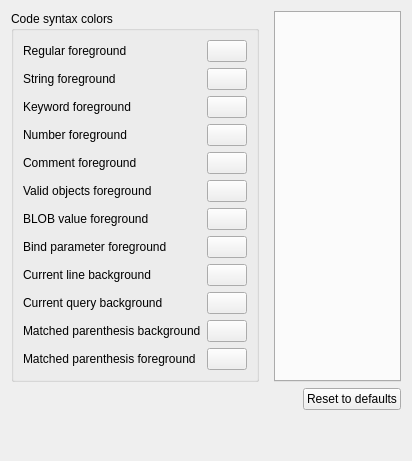
         <widget class="QWidget" name="codeColorsPage">
          <layout class="QGridLayout" name="gridLayout_6">
           <property name="horizontalSpacing">
            <number>15</number>
           </property>
           <item row="0" column="2">
            <widget class="QTabWidget" name="codeColorsPreviewTabWidget"/>
           </item>
           <item row="2" column="0" colspan="3">
            <spacer name="codeColorsSpacer">
             <property name="orientation">
              <enum>Qt::Vertical</enum>
             </property>
             <property name="sizeHint" stdset="0">
              <size>
               <width>20</width>
               <height>40</height>
              </size>
             </property>
            </spacer>
           </item>
           <item row="0" column="0" colspan="2">
            <widget class="QGroupBox" name="commonCodeColorsGroup">
             <property name="sizePolicy">
              <sizepolicy hsizetype="Preferred" vsizetype="Expanding">
               <horstretch>0</horstretch>
               <verstretch>0</verstretch>
              </sizepolicy>
             </property>
             <property name="title">
              <string>Code syntax colors</string>
             </property>
             <layout class="QGridLayout" name="gridLayout_3">
              <item row="2" column="0">
               <widget class="QLabel" name="keywordFgLabel">
                <property name="text">
                 <string>Keyword foreground</string>
                </property>
               </widget>
              </item>
              <item row="1" column="1">
               <widget class="ColorButton" name="stringFgBtn">
                <property name="maximumSize">
                 <size>
                  <width>50</width>
                  <height>16777215</height>
                 </size>
                </property>
                <property name="text">
                 <string notr="true"/>
                </property>
                <property name="cfg" stdset="0">
                 <string>Colors.SyntaxStringFg</string>
                </property>
               </widget>
              </item>
              <item row="4" column="1">
               <widget class="ColorButton" name="commentFgBtn">
                <property name="maximumSize">
                 <size>
                  <width>50</width>
                  <height>16777215</height>
                 </size>
                </property>
                <property name="text">
                 <string notr="true"/>
                </property>
                <property name="cfg" stdset="0">
                 <string>Colors.SyntaxCommentFg</string>
                </property>
               </widget>
              </item>
              <item row="2" column="1">
               <widget class="ColorButton" name="keywordFgBtn">
                <property name="maximumSize">
                 <size>
                  <width>50</width>
                  <height>16777215</height>
                 </size>
                </property>
                <property name="text">
                 <string notr="true"/>
                </property>
                <property name="cfg" stdset="0">
                 <string>Colors.SyntaxKeywordFg</string>
                </property>
               </widget>
              </item>
              <item row="0" column="0">
               <widget class="QLabel" name="regularFgLabel">
                <property name="text">
                 <string>Regular foreground</string>
                </property>
               </widget>
              </item>
              <item row="10" column="1">
               <widget class="ColorButton" name="matchedParBgBtn">
                <property name="maximumSize">
                 <size>
                  <width>50</width>
                  <height>16777215</height>
                 </size>
                </property>
                <property name="text">
                 <string notr="true"/>
                </property>
                <property name="cfg" stdset="0">
                 <string>Colors.SyntaxParenthesisBg</string>
                </property>
               </widget>
              </item>
              <item row="1" column="0">
               <widget class="QLabel" name="stringFgLabel">
                <property name="toolTip">
                 <string>&lt;html&gt;&lt;head/&gt;&lt;body&gt;&lt;p&gt;In SQL strings are enclosed with single quote characters. In other languages string may be enclosed with double quote, or something else.&lt;/p&gt;&lt;/body&gt;&lt;/html&gt;</string>
                </property>
                <property name="text">
                 <string>String foreground</string>
                </property>
               </widget>
              </item>
              <item row="3" column="1">
               <widget class="ColorButton" name="numberFgBtn">
                <property name="maximumSize">
                 <size>
                  <width>50</width>
                  <height>16777215</height>
                 </size>
                </property>
                <property name="text">
                 <string notr="true"/>
                </property>
                <property name="cfg" stdset="0">
                 <string>Colors.SyntaxNumberFg</string>
                </property>
               </widget>
              </item>
              <item row="8" column="1">
               <widget class="ColorButton" name="currLineBgBtn">
                <property name="maximumSize">
                 <size>
                  <width>50</width>
                  <height>16777215</height>
                 </size>
                </property>
                <property name="text">
                 <string notr="true"/>
                </property>
                <property name="cfg" stdset="0">
                 <string>Colors.SyntaxCurrentLineBg</string>
                </property>
               </widget>
              </item>
              <item row="4" column="0">
               <widget class="QLabel" name="commentFgLabel">
                <property name="text">
                 <string>Comment foreground</string>
                </property>
               </widget>
              </item>
              <item row="7" column="1">
               <widget class="ColorButton" name="bindParamFgBtn">
                <property name="maximumSize">
                 <size>
                  <width>50</width>
                  <height>16777215</height>
                 </size>
                </property>
                <property name="text">
                 <string notr="true"/>
                </property>
                <property name="cfg" stdset="0">
                 <string>Colors.SyntaxBindParamFg</string>
                </property>
               </widget>
              </item>
              <item row="5" column="0">
               <widget class="QLabel" name="validObjectsFkLabel">
                <property name="toolTip">
                 <string>&lt;html&gt;&lt;head/&gt;&lt;body&gt;&lt;p&gt;Valid objects are name of tables, indexes, triggers, or views that exist in the SQLite database. Languages other than SQL may use this color setting for their other, distinct language parts.&lt;/p&gt;&lt;/body&gt;&lt;/html&gt;</string>
                </property>
                <property name="text">
                 <string>Valid objects foreground</string>
                </property>
               </widget>
              </item>
              <item row="9" column="0">
               <widget class="QLabel" name="currQueryBgLabel">
                <property name="toolTip">
                 <string>&lt;html&gt;&lt;head/&gt;&lt;body&gt;&lt;p&gt;In SQL current query is highlighted with this background to indicate to the user which query would be executed at certain moment.&lt;/p&gt;&lt;/body&gt;&lt;/html&gt;</string>
                </property>
                <property name="text">
                 <string>Current query background</string>
                </property>
               </widget>
              </item>
              <item row="7" column="0">
               <widget class="QLabel" name="bindParamFgLabel">
                <property name="toolTip">
                 <string>&lt;html&gt;&lt;head/&gt;&lt;body&gt;&lt;p&gt;Bind parameters are placeholders for values yet to be provided by the user. They have one of the forms:&lt;/p&gt;&lt;p&gt;:param_name&lt;/p&gt;&lt;p&gt;$param_name&lt;/p&gt;&lt;p&gt;@param_name&lt;/p&gt;&lt;p&gt;?&lt;/p&gt;&lt;p&gt;&lt;br/&gt;&lt;/p&gt;&lt;p&gt;Languages other than SQL may use this color setting for their other, distinct syntax parts.&lt;/p&gt;&lt;/body&gt;&lt;/html&gt;</string>
                </property>
                <property name="text">
                 <string>Bind parameter foreground</string>
                </property>
               </widget>
              </item>
              <item row="8" column="0">
               <widget class="QLabel" name="currLineBgLabel">
                <property name="text">
                 <string>Current line background</string>
                </property>
               </widget>
              </item>
              <item row="5" column="1">
               <widget class="ColorButton" name="validObjectsFgBtn">
                <property name="maximumSize">
                 <size>
                  <width>50</width>
                  <height>16777215</height>
                 </size>
                </property>
                <property name="text">
                 <string notr="true"/>
                </property>
                <property name="cfg" stdset="0">
                 <string>Colors.SyntaxValidObject</string>
                </property>
               </widget>
              </item>
              <item row="10" column="0">
               <widget class="QLabel" name="matchedParBgLabel">
                <property name="toolTip">
                 <string>&lt;html&gt;&lt;head/&gt;&lt;body&gt;&lt;p&gt;When user moves the insertion cursor at any parenthesis in the code, the application will mark this parenthesis and its matched counterparty with this background color.&lt;/p&gt;&lt;/body&gt;&lt;/html&gt;</string>
                </property>
                <property name="text">
                 <string>Matched parenthesis background</string>
                </property>
               </widget>
              </item>
              <item row="9" column="1">
               <widget class="ColorButton" name="currQueryBgBtn">
                <property name="maximumSize">
                 <size>
                  <width>50</width>
                  <height>16777215</height>
                 </size>
                </property>
                <property name="toolTip">
                 <string>&lt;html&gt;&lt;head/&gt;&lt;body&gt;&lt;p&gt;You can disable current query highlighting entirely on the General settings page.&lt;/p&gt;&lt;/body&gt;&lt;/html&gt;</string>
                </property>
                <property name="text">
                 <string notr="true"/>
                </property>
                <property name="cfg" stdset="0">
                 <string>Colors.SyntaxCurrentQueryBg</string>
                </property>
               </widget>
              </item>
              <item row="6" column="1">
               <widget class="ColorButton" name="blobFgBtn">
                <property name="maximumSize">
                 <size>
                  <width>50</width>
                  <height>16777215</height>
                 </size>
                </property>
                <property name="text">
                 <string notr="true"/>
                </property>
                <property name="cfg" stdset="0">
                 <string>Colors.SyntaxBlobFg</string>
                </property>
               </widget>
              </item>
              <item row="0" column="1">
               <widget class="ColorButton" name="regularFgBtn">
                <property name="maximumSize">
                 <size>
                  <width>50</width>
                  <height>16777215</height>
                 </size>
                </property>
                <property name="text">
                 <string notr="true"/>
                </property>
                <property name="cfg" stdset="0">
                 <string>Colors.SyntaxForeground</string>
                </property>
               </widget>
              </item>
              <item row="3" column="0">
               <widget class="QLabel" name="numberFgLabel">
                <property name="text">
                 <string>Number foreground</string>
                </property>
               </widget>
              </item>
              <item row="6" column="0">
               <widget class="QLabel" name="blobFgLabel">
                <property name="toolTip">
                 <string>&lt;html&gt;&lt;head/&gt;&lt;body&gt;&lt;p&gt;BLOB values are binary values represented as hexadecimal numbers, like:&lt;/p&gt;&lt;p&gt;X'12B4'&lt;/p&gt;&lt;p&gt;x'46A2F4'&lt;/p&gt;&lt;p&gt;&lt;br/&gt;&lt;/p&gt;&lt;/body&gt;&lt;/html&gt;</string>
                </property>
                <property name="text">
                 <string>BLOB value foreground</string>
                </property>
               </widget>
              </item>
              <item row="11" column="0">
               <widget class="QLabel" name="matchedParFgLabel">
                <property name="text">
                 <string>Matched parenthesis foreground</string>
                </property>
               </widget>
              </item>
              <item row="11" column="1">
               <widget class="ColorButton" name="matchedParFgBtn">
                <property name="text">
                 <string notr="true"/>
                </property>
                <property name="cfg" stdset="0">
                 <string>Colors.SyntaxParenthesisFg</string>
                </property>
               </widget>
              </item>
             </layout>
            </widget>
           </item>
           <item row="1" column="0" colspan="3">
            <widget class="QFrame" name="frame">
             <property name="frameShape">
              <enum>QFrame::NoFrame</enum>
             </property>
             <property name="frameShadow">
              <enum>QFrame::Raised</enum>
             </property>
             <layout class="QHBoxLayout" name="horizontalLayout_3">
              <property name="spacing">
               <number>0</number>
              </property>
              <property name="leftMargin">
               <number>0</number>
              </property>
              <property name="topMargin">
               <number>0</number>
              </property>
              <property name="rightMargin">
               <number>0</number>
              </property>
              <property name="bottomMargin">
               <number>0</number>
              </property>
              <item alignment="Qt::AlignRight">
               <widget class="QPushButton" name="codeColorsResetBtn">
                <property name="text">
                 <string>Reset to defaults</string>
                </property>
               </widget>
              </item>
             </layout>
            </widget>
           </item>
          </layout>
         </widget>
